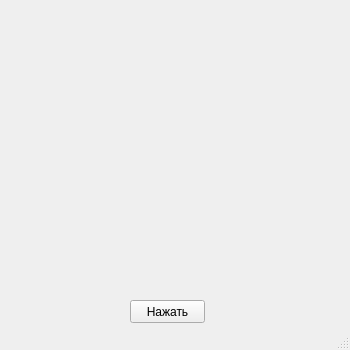
<?xml version="1.0" encoding="UTF-8"?>
<ui version="4.0">
 <class>MainWindow</class>
 <widget class="QMainWindow" name="MainWindow">
  <property name="geometry">
   <rect>
    <x>0</x>
    <y>0</y>
    <width>350</width>
    <height>350</height>
   </rect>
  </property>
  <property name="windowTitle">
   <string>Git и желтые окружности</string>
  </property>
  <widget class="QWidget" name="centralwidget">
   <widget class="QPushButton" name="pushButton">
    <property name="geometry">
     <rect>
      <x>130</x>
      <y>300</y>
      <width>75</width>
      <height>23</height>
     </rect>
    </property>
    <property name="text">
     <string>Нажать</string>
    </property>
   </widget>
  </widget>
  <widget class="QStatusBar" name="statusbar"/>
 </widget>
 <resources/>
 <connections/>
</ui>
